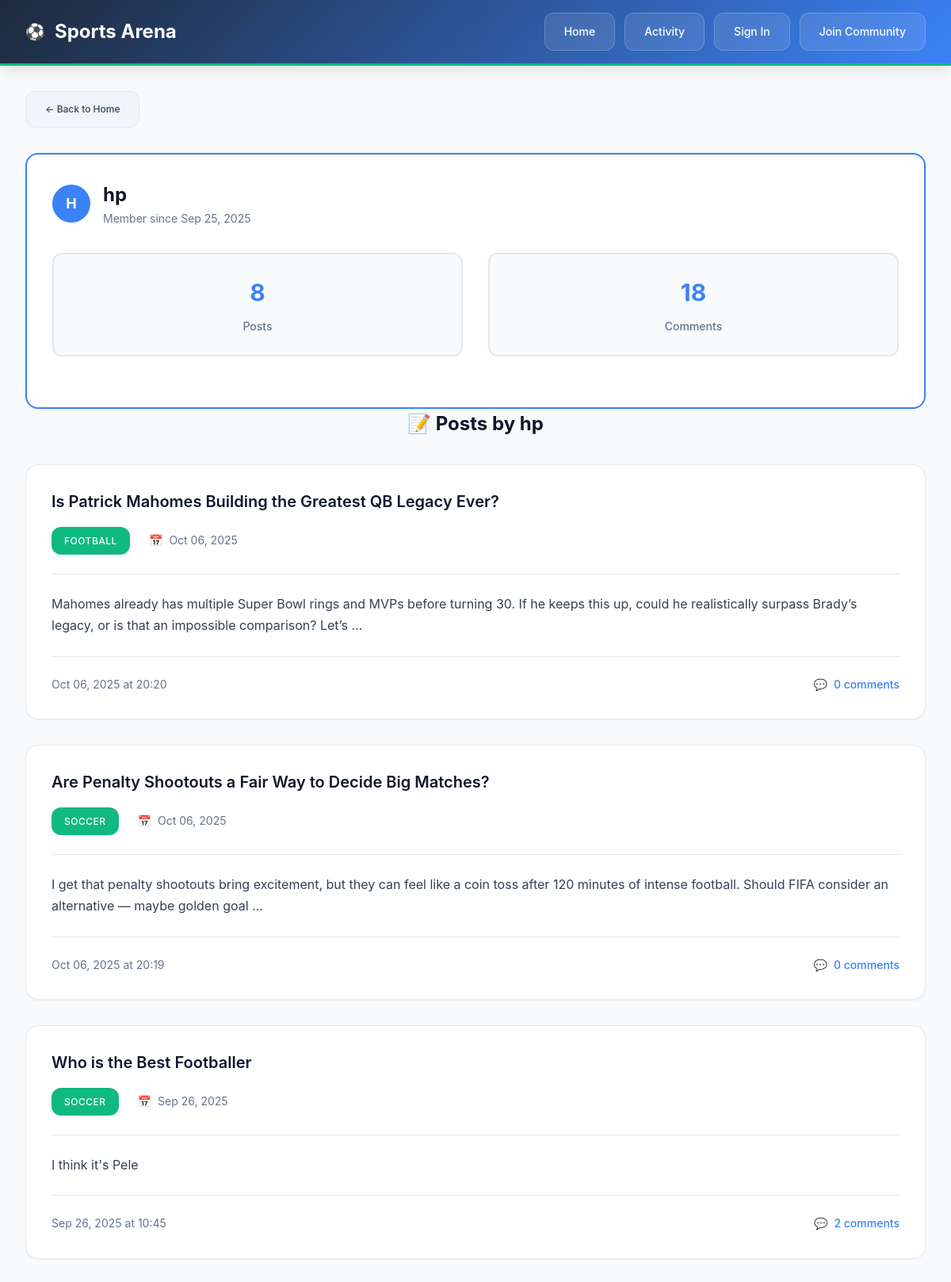
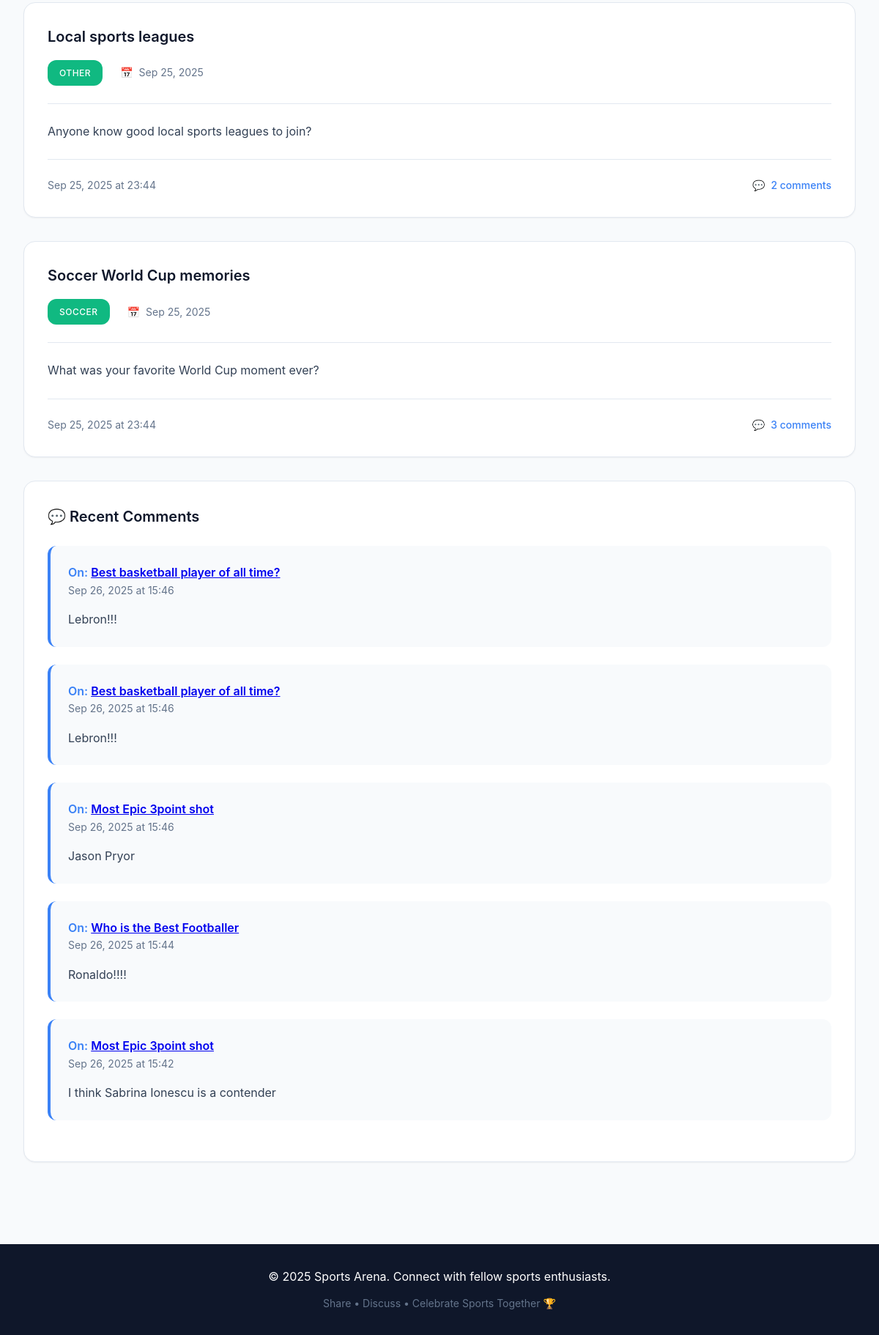
Screenshot of /user/hp/ with the database file from the repository (2 pictures, top to bottom).
### community/models.py (models this page shows, shortened)
class Post(models.Model):
    SPORT_CHOICES = [
        ('football', 'Football'),
        ('basketball', 'Basketball'),
        ('soccer', 'Soccer'),
        ('tennis', 'Tennis'),
        ('other', 'Other'),
    ]
    title = models.CharField(max_length=200)
    content = models.TextField()
    author = models.ForeignKey(User, on_delete=models.CASCADE)
    sport_category = models.CharField(max_length=20, choices=SPORT_CHOICES)
    created_at = models.DateTimeField(auto_now_add=True, db_index=True)
    views = models.PositiveIntegerField(default=0)
    class Meta:
        ordering = ['-created_at']

class Comment(models.Model):
    post = models.ForeignKey(Post, on_delete=models.CASCADE, related_name='comments')
    author = models.ForeignKey(User, on_delete=models.CASCADE)
    content = models.TextField()
    created_at = models.DateTimeField(auto_now_add=True, db_index=True)
    class Meta:
        ordering = ['created_at']

### community/views.py (the view)
# urls.py: path('user/<str:username>/', views.user_profile, name='user_profile'),
def user_profile(request, username):
    profile_user = get_object_or_404(User, username=username)
    user_posts_all = Post.objects.filter(author=profile_user).order_by('-created_at')
    user_comments = Comment.objects.filter(author=profile_user).order_by('-created_at')[:5]
    paginator = Paginator(user_posts_all, 5)  # 5 posts per page on profile
    page_number = request.GET.get('page')
    user_posts = paginator.get_page(page_number)
    total_posts = user_posts_all.count()
    total_comments = Comment.objects.filter(author=profile_user).count()
    context = {
        'profile_user': profile_user,
        'user_posts': user_posts,
        'page_obj': user_posts,  # For pagination controls
        'user_comments': user_comments,
        'total_posts': total_posts,
        'total_comments': total_comments,
    }
    return render(request, 'user_profile.html', context)

### templates/user_profile.html (shortened to what this page needs)
<!DOCTYPE html>
<html lang="en">
<head>
    {% load static %}
    <link rel="stylesheet" href="{% static 'css/style.css' %}">
</head>
<body>
    <header>
        <div class="header-container">
            <div class="header-logo">
                <h1>Sports Arena</h1>
            </div>
            <nav class="header-nav">
                <a href="{% url 'community:home' %}" class="nav-link">Home</a>
                <a href="{% url 'community:activity_feed' %}" class="nav-link">Activity</a>
                {% if user.is_authenticated %}
                    <a href="{% url 'community:create_post' %}" class="nav-link">Create Post</a>
                    <form method="post" action="{% url 'logout' %}" class="logout-form">
                        {% csrf_token %}
                        <button type="submit" class="logout-btn">Logout {{ user.username }}</button>
                    </form>
                {% else %}
                    <a href="{% url 'login' %}" class="nav-link">Sign In</a>
                    <a href="{% url 'community:register' %}" class="nav-link">Join Community</a>
                {% endif %}
            </nav>
        </div>
    </header>
    <div class="container">
        <div class="breadcrumb">
            <a href="{% url 'community:home' %}" class="btn btn-secondary btn-small">← Back to Home</a>
        </div>
        <div class="post-card post-card-featured">
            <div class="author-info mb-4">
                <div class="author-avatar author-avatar-large">
                    {{ profile_user.username|first|upper }}
                </div>
                <div class="author-details">
                    <h1 class="section-title text-left mb-0">{{ profile_user.username }}</h1>
                    <p>Member since {{ profile_user.date_joined|date:"M d, Y" }}</p>
                </div>
            </div>
            <div class="flex gap-4 mb-4">
                <div class="stat-card">
                    <div class="stat-number">{{ total_posts }}</div>
                    <div class="stat-label">Post{{ total_posts|pluralize }}</div>
                </div>
                <div class="stat-card">
                    <div class="stat-number">{{ total_comments }}</div>
                    <div class="stat-label">Comment{{ total_comments|pluralize }}</div>
                </div>
            </div>
        </div>
        <div class="posts-section">
            <h2 class="section-title">📝 Posts by {{ profile_user.username }}</h2>
            <div class="posts-grid">
                {% for post in user_posts %}
                    <article class="post-card">
                        <div class="post-header">
                            <h3 class="post-title">
                                <a href="{% url 'community:post_detail' post.pk %}">{{ post.title }}</a>
                            </h3>
                            <div class="post-meta">
                                <div class="post-category">
                                    {% if post.sport_category == 'football' %}Football
                                    {% elif post.sport_category == 'basketball' %}Basketball
                                    {% elif post.sport_category == 'soccer' %}Soccer
                                    {% elif post.sport_category == 'tennis' %}Tennis
                                    {% else %}{{ post.get_sport_category_display }}{% endif %}
                                </div>
                                <div class="post-meta-item">
                                    <span>📅</span>
                                    <span>{{ post.created_at|date:"M d, Y" }}</span>
                                </div>
                            </div>
                        </div>
                        <div class="post-content">
                            {{ post.content|truncatewords:30 }}
                        </div>
                        <div class="post-footer">
                            <span class="post-date">{{ post.created_at|date:"M d, Y \a\t H:i" }}</span>
                            <a href="{% url 'community:post_detail' post.pk %}#comments" class="post-comments">
                                <span>💬</span>
                                <span>{{ post.comments.count }} comment{{ post.comments.count|pluralize }}</span>
                            </a>
                        </div>
                    </article>
                {% endfor %}
            </div>
        </div>
        {% if user_comments %}
        <div class="comments-section">
            <h3 class="comments-title">💬 Recent Comments</h3>
            {% for comment in user_comments %}
                <div class="comment">
                    <div class="comment-header">
                        <div>
                            <div class="comment-author">
                                On: <a href="{% url 'community:post_detail' comment.post.pk %}">{{ comment.post.title }}</a>
                            </div>
                            <div class="comment-date">{{ comment.created_at|date:"M d, Y \a\t H:i" }}</div>
                        </div>
                    </div>
                    <div class="comment-content">
                        {{ comment.content|truncatewords:20 }}
                    </div>
                </div>
            {% endfor %}
        </div>
        {% endif %}
    </div>
    <footer class="footer">
        <div class="footer-content">
            <p class="footer-main">&copy; 2025 Sports Arena. Connect with fellow sports enthusiasts.</p>
            <p class="footer-sub">Share • Discuss • Celebrate Sports Together 🏆</p>
        </div>
    </footer>
    {% load static %}
</body>
</html>

### rows the page displays
Post: title "Is Patrick Mahomes Building the Greatest QB Legacy Ever?", sport_category "FOOTBALL", created_at "Oct 06, 2025", content "Mahomes already has multiple Super Bowl rings and MVPs before turning 30. If he keeps this up, could he realistically surpass Brady’s legacy, or is that an impossible comparison? Let’s …", created_at "Oct 06, 2025 at 20:20", comments.count "0"
Post: title "Are Penalty Shootouts a Fair Way to Decide Big Matches?", sport_category "SOCCER", created_at "Oct 06, 2025", content "I get that penalty shootouts bring excitement, but they can feel like a coin toss after 120 minutes of intense football. Should FIFA consider an alternative — maybe golden goal …", created_at "Oct 06, 2025 at 20:19", comments.count "0"
Post: title "Who is the Best Footballer", sport_category "SOCCER", created_at "Sep 26, 2025", content "I think it's Pele", created_at "Sep 26, 2025 at 10:45", comments.count "2"
Post: title "Local sports leagues", sport_category "OTHER", created_at "Sep 25, 2025", content "Anyone know good local sports leagues to join?", created_at "Sep 25, 2025 at 23:44", comments.count "2"
Post: title "Soccer World Cup memories", sport_category "SOCCER", created_at "Sep 25, 2025", content "What was your favorite World Cup moment ever?", created_at "Sep 25, 2025 at 23:44", comments.count "3"
Comment: post "Best basketball player of all time?", created_at "Sep 26, 2025 at 15:46", content "Lebron!!!"
Comment: post "Best basketball player of all time?", created_at "Sep 26, 2025 at 15:46", content "Lebron!!!"
Comment: post "Most Epic 3point shot", created_at "Sep 26, 2025 at 15:46", content "Jason Pryor"
Comment: post "Who is the Best Footballer", created_at "Sep 26, 2025 at 15:44", content "Ronaldo!!!!"
Comment: post "Most Epic 3point shot", created_at "Sep 26, 2025 at 15:42", content "I think Sabrina Ionescu is a contender"

### other values shown
{{ profile_user.username|first|upper }} "H"
{{ profile_user.username }} "hp"
{{ profile_user.date_joined|date:"M d, Y" }} "Sep 25, 2025"
{{ total_posts }} "8"
{{ total_comments }} "18"
